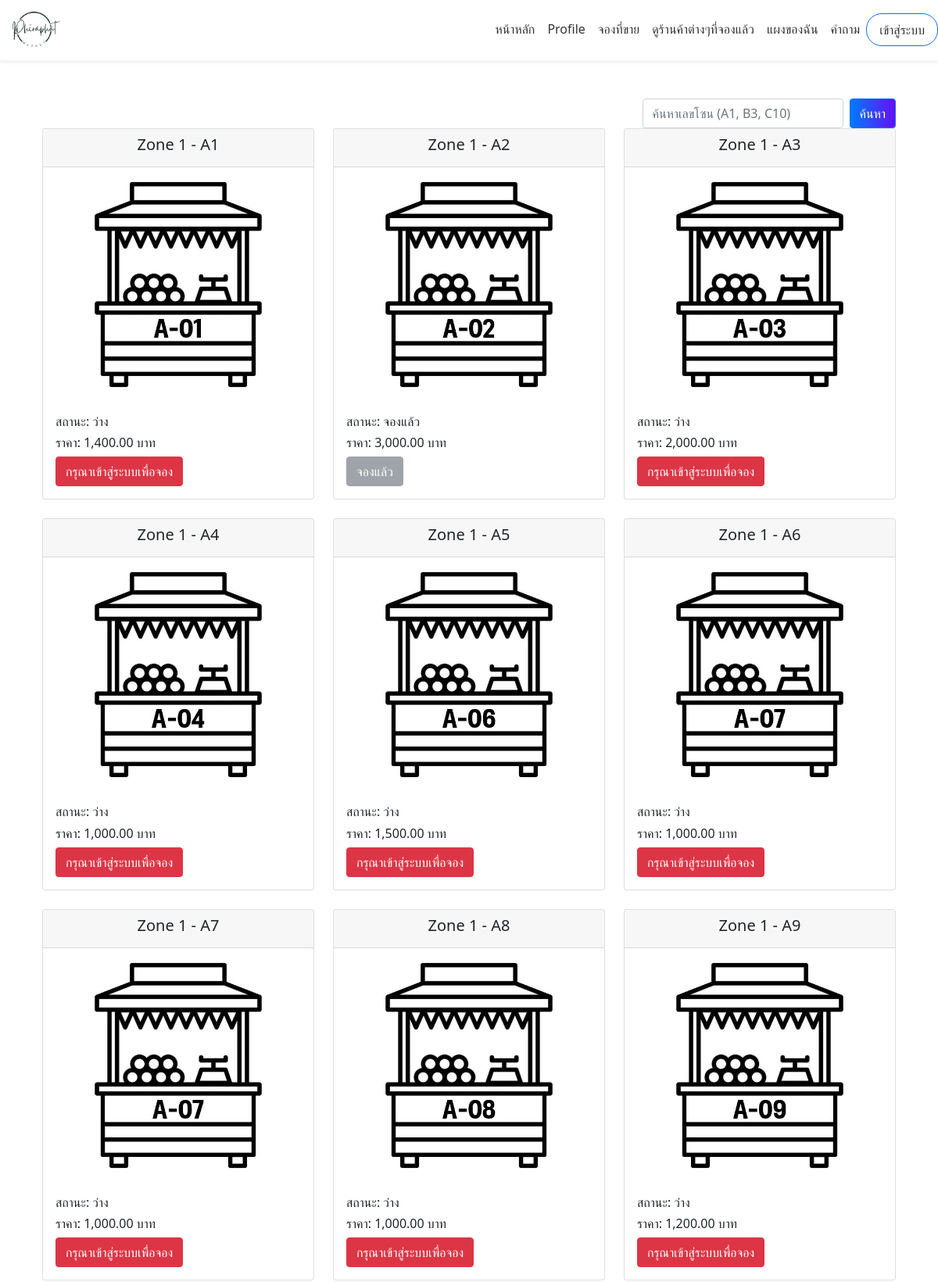
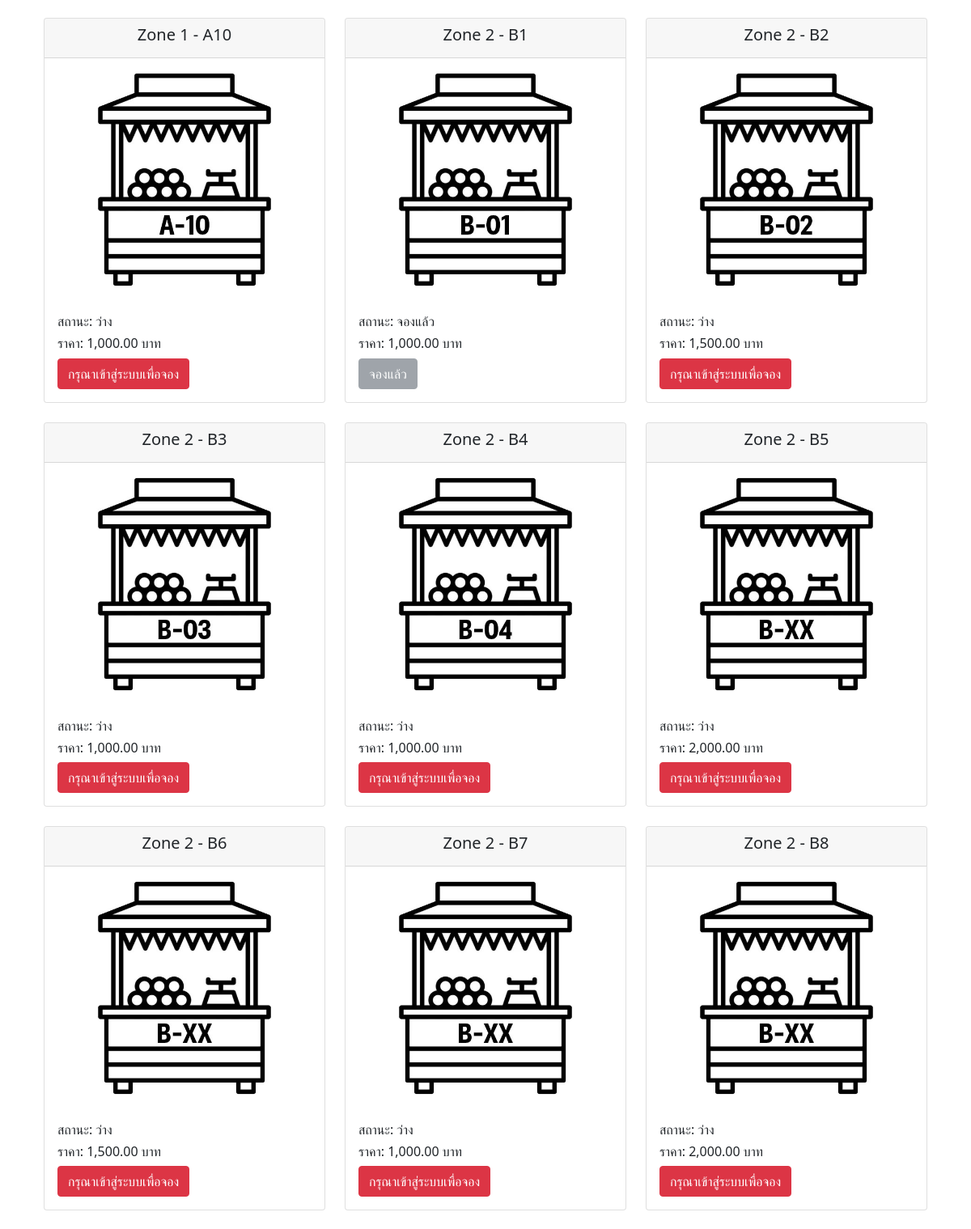
Screenshot of /booking.php (upper part) with the database file from the repository (2 pictures, top to bottom).
### tables this page shows
CREATE TABLE `zone_number` (
  `id` int(10) NOT NULL,
  `number` varchar(20) NOT NULL,
  `zone` int(10) NOT NULL,
  `status` int(2) NOT NULL COMMENT '0=ว่าง 1=จองแล้ว',
  `price` decimal(10,2) NOT NULL DEFAULT 0.00,
  `image` varchar(255) DEFAULT NULL
);

### booking.php (the view, shortened to what this page needs)
<?php
include('db_connect.php');
$search = isset($_GET['search']) ? $_GET['search'] : '';
$sql = "SELECT * FROM zone_number WHERE 1";
$result = $conn->query($sql);
?>
<!DOCTYPE html>
<html lang="th">
<head>
    <link rel="stylesheet" href="style/booking.css">
    <link href="https://cdn.jsdelivr.net/npm/bootstrap@5.0.2/dist/css/bootstrap.min.css" rel="stylesheet">
    <link rel="stylesheet" href="https://cdn.jsdelivr.net/npm/bootstrap-icons/font/bootstrap-icons.css">
    <link rel="stylesheet" href="https://cdnjs.cloudflare.com/ajax/libs/aos/2.3.4/aos.css">
</head>
<body>
    <?php include('navbar.php'); ?>
    <div class="container mt-5">
        <div class="d-flex justify-content-between align-items-center">
            <form method="GET" class="d-flex">
                <input type="text" name="search" class="form-control me-2" placeholder="ค้นหาเลขโซน (A1, B3, C10)" value="<?= htmlspecialchars($search); ?>">
                <button class="btn btn-primary" type="submit">ค้นหา</button>
            </form>
        </div>
        <div class="row row-cols-1 row-cols-md-3 g-4">
            <?php
            if ($result->num_rows > 0) {
                while ($row = $result->fetch_assoc()) {
                    $zone_id = $row['zone'];
                    $zone_number = $row['number'];
                    $price = $row['price'];
                    $status = $row['status'];
                    $image = $row['image'];
                    $status_text = ($status == 0) ? 'ว่าง' : 'จองแล้ว';
            ?>
                    <div class="col" data-aos="fade-up" data-aos-duration="1000">
                        <div class="card h-100">
                            <div class="card-header text-center">
                                <h5><?php echo "Zone " . $zone_id . " - " . $zone_number; ?></h5>
                            </div>
                            <img src="imageZone/<?php echo $image; ?>" class="card-img-top" alt="รูปโซนตลาด">
                            <div class="card-body">
                                <h6>สถานะ: <?php echo $status_text; ?></h6>
                                <h6>ราคา: <?php echo number_format($price, 2); ?> บาท</h6>
                                <?php if ($status == 0) { ?>
                                    <?php if (isset($_SESSION['username'])): ?>
                                        <button class="btn btn-primary" data-bs-toggle="modal" data-bs-target="#bookingModal<?php echo $zone_number; ?>"><i class="bi bi-cart-plus"></i>จองตอนนี้</button>
                                    <?php else: ?>
                                        <a href="login.php" class="btn btn-danger">กรุณาเข้าสู่ระบบเพื่อจอง</a>
                                    <?php endif; ?>
                                <?php } else { ?>
                                    <button class="btn btn-secondary" disabled>จองแล้ว</button>
                                <?php } ?>
                            </div>
                        </div>
                    </div>
            <?php
                }
            } else {
                echo "<p>ไม่มีข้อมูลที่นั่งในระบบ</p>";
            }
            ?>
        </div>
    </div>
</body>
</html>

### style/booking.css (style rules this page uses)
.card { transition: transform 0.3s, box-shadow 0.3s; border-radius: 15px; overflow: hidden; }
.card img { border-top-left-radius: 15px; border-top-right-radius: 15px; height: 300px; object-fit: cover; }
.btn-primary { background: linear-gradient(to right, #007bff, #6610f2); border: none; transition: 0.3s; }

### rows the page displays
zone_number: zone "1", number "A1", image (picture), status "ว่าง", price "1,400.00", shows "กรุณาเข้าสู่ระบบเพื่อจอง"
zone_number: zone "1", number "A2", image (picture), status "จองแล้ว", price "3,000.00"
zone_number: zone "1", number "A3", image (picture), status "ว่าง", price "2,000.00", shows "กรุณาเข้าสู่ระบบเพื่อจอง"
zone_number: zone "1", number "A4", image (picture), status "ว่าง", price "1,000.00", shows "กรุณาเข้าสู่ระบบเพื่อจอง"
zone_number: zone "1", number "A5", image (picture), status "ว่าง", price "1,500.00", shows "กรุณาเข้าสู่ระบบเพื่อจอง"
zone_number: zone "1", number "A6", image (picture), status "ว่าง", price "1,000.00", shows "กรุณาเข้าสู่ระบบเพื่อจอง"
zone_number: zone "1", number "A7", image (picture), status "ว่าง", price "1,000.00", shows "กรุณาเข้าสู่ระบบเพื่อจอง"
zone_number: zone "1", number "A8", image (picture), status "ว่าง", price "1,000.00", shows "กรุณาเข้าสู่ระบบเพื่อจอง"
zone_number: zone "1", number "A9", image (picture), status "ว่าง", price "1,200.00", shows "กรุณาเข้าสู่ระบบเพื่อจอง"
zone_number: zone "1", number "A10", image (picture), status "ว่าง", price "1,000.00", shows "กรุณาเข้าสู่ระบบเพื่อจอง"
zone_number: zone "2", number "B1", image (picture), status "จองแล้ว", price "1,000.00"
zone_number: zone "2", number "B2", image (picture), status "ว่าง", price "1,500.00", shows "กรุณาเข้าสู่ระบบเพื่อจอง"
zone_number: zone "2", number "B3", image (picture), status "ว่าง", price "1,000.00", shows "กรุณาเข้าสู่ระบบเพื่อจอง"
zone_number: zone "2", number "B4", image (picture), status "ว่าง", price "1,000.00", shows "กรุณาเข้าสู่ระบบเพื่อจอง"
zone_number: zone "2", number "B5", image (picture), status "ว่าง", price "2,000.00", shows "กรุณาเข้าสู่ระบบเพื่อจอง"
zone_number: zone "2", number "B6", image (picture), status "ว่าง", price "1,500.00", shows "กรุณาเข้าสู่ระบบเพื่อจอง"
zone_number: zone "2", number "B7", image (picture), status "ว่าง", price "1,000.00", shows "กรุณาเข้าสู่ระบบเพื่อจอง"
zone_number: zone "2", number "B8", image (picture), status "ว่าง", price "2,000.00", shows "กรุณาเข้าสู่ระบบเพื่อจอง"
